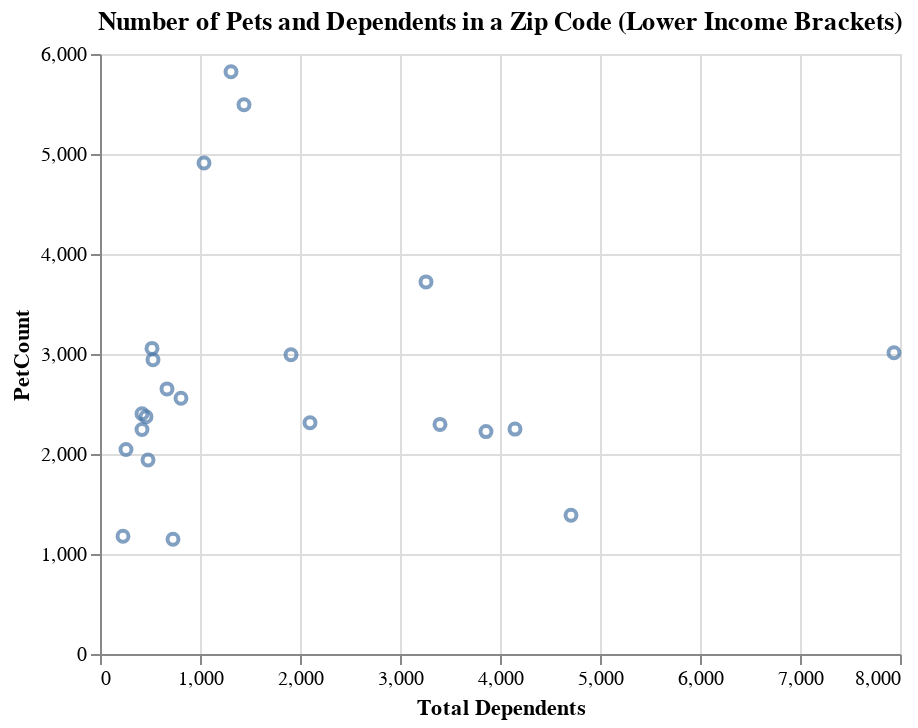

Notebook source saved alongside this figure:
### Code cell
alt.Chart(merged_df2).mark_point().encode(
    x= 'Total Dependents',
    y= 'PetCount'
).properties(title='Number of Pets and Dependents in a Zip Code (Lower Income Brackets)')

### Figure 1 — Vega-Lite specification as saved in the notebook (floating-point values rounded to 4 significant figures)
{"config": {"view": {"continuousWidth": 400, "continuousHeight": 300}}, "data": {"name": "data-9a4cd20001d931507b3034c306f155b5"}, "mark": "point", "encoding": {"x": {"field": "Total Dependents", "type": "quantitative"}, "y": {"field": "PetCount", "type": "quantitative"}}, "title": "Number of Pets and Dependents in a Zip Code (Lower Income Brackets)", "$schema": "https://vega.github.io/schema/vega-lite/v4.17.0.json", "datasets": {"data-9a4cd20001d931507b3034c306f155b5": [{"Total Dependents": 260, "zip_code": 98102, "PetCount": 2045}, {"Total Dependents": 1440, "zip_code": 98103, "PetCount": 5492}, {"Total Dependents": 810, "zip_code": 98105, "PetCount": 2557}, {"Total Dependents": 3860, "zip_code": 98106, "PetCount": 2224}, {"Total Dependents": 520, "zip_code": 98107, "PetCount": 3056}, {"Total Dependents": 4710, "zip_code": 98108, "PetCount": 1387}, {"Total Dependents": 460, "zip_code": 98109, "PetCount": 2373}, {"Total Dependents": 420, "zip_code": 98112, "PetCount": 2403}, {"Total Dependents": 1310, "zip_code": 98115, "PetCount": 5823}, {"Total Dependents": 670, "zip_code": 98116, "PetCount": 2651}, {"Total Dependents": 1040, "zip_code": 98117, "PetCount": 4910}, {"Total Dependents": 7940, "zip_code": 98118, "PetCount": 3013}, {"Total Dependents": 420, "zip_code": 98119, "PetCount": 2245}, {"Total Dependents": 230, "zip_code": 98121, "PetCount": 1177}, {"Total Dependents": 1910, "zip_code": 98122, "PetCount": 2992}, {"Total Dependents": 3260, "zip_code": 98125, "PetCount": 3721}, {"Total Dependents": 2100, "zip_code": 98126, "PetCount": 2312}, {"Total Dependents": 4150, "zip_code": 98133, "PetCount": 2249}, {"Total Dependents": 480, "zip_code": 98136, "PetCount": 1940}, {"Total Dependents": 3400, "zip_code": 98144, "PetCount": 2296}, {"Total Dependents": 730, "zip_code": 98177, "PetCount": 1148}, {"Total Dependents": 530, "zip_code": 98199, "PetCount": 2943}]}}
